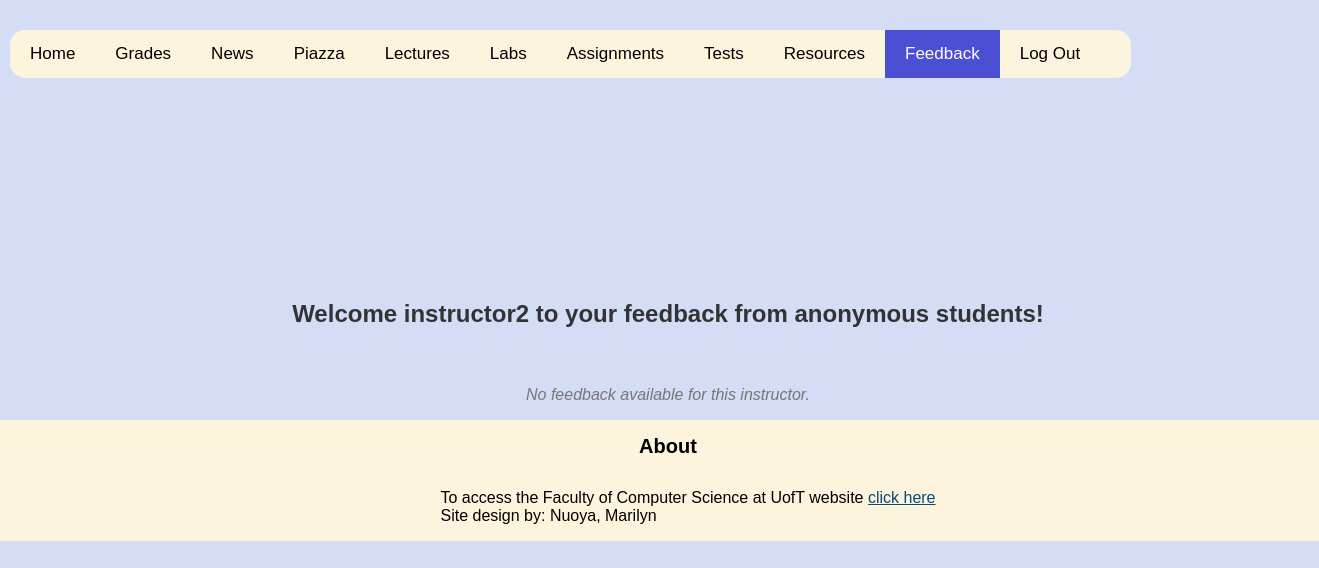
Before: /feedback (signed in) with the older database file.
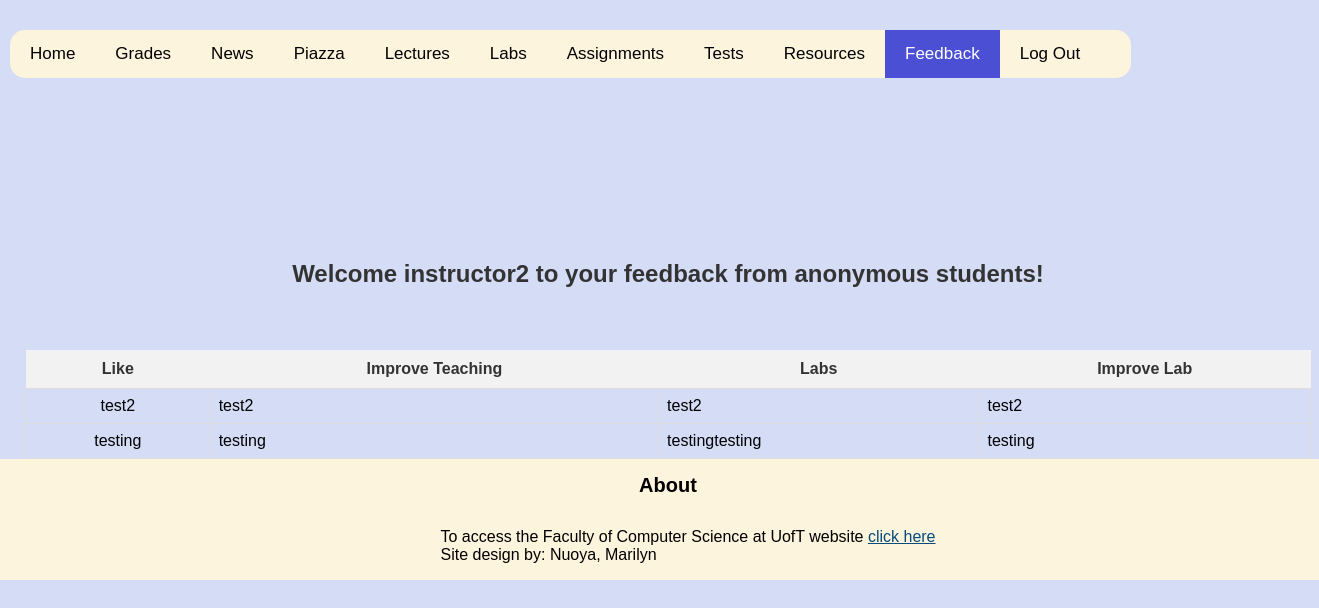
After: the same page with the newer database file.
### app.py (models this page shows, shortened)
class Feedback(db.Model):
    __tablename__ = 'Feedback'
    id = db.Column(db.Integer, primary_key=True) #instructor's id
    like = db.Column(db.Text)
    improve_teach = db.Column(db.Text)
    labs = db.Column(db.Text)
    improve_lab = db.Column(db.Text)
    instructors_id = db.Column(db.Integer, db.ForeignKey('Instructors.id'), nullable=False)

### app.py (the view)
@app.route("/feedback") #instructor view
def feedback():
    instructor_id = session.get('instructor_id')
    feedback = Feedback.query.filter_by(instructors_id=instructor_id).all()
    pagename="Feedback"
    return render_template("feedback_insview.html", pagename=pagename, feedback=feedback)

### templates/feedback_insview.html
{% extends "template.html" %}
{% block content %}
{% if session.name and session.user_type =='instructor' %}
    <h3 class="feedback-heading"> Welcome {{ session.name }} to your feedback from anonymous students! </h3>
    <br>
    {% if feedback %}
        <table class="feedback-table">
            <tr>
                <th class="feedback-header">Like</th>
                <th class="feedback-header">Improve Teaching</th>
                <th class="feedback-header">Labs</th>
                <th class="feedback-header">Improve Lab</th>
            </tr>
            {% for item in feedback %}
                <tr>
                    <td>{{ item.like }}</td>
                    <td>{{ item.improve_teach }}</td>
                    <td>{{ item.labs }}</td>
                    <td>{{ item.improve_lab }}</td>
                </tr>
            {% endfor %}
        </table>
    {% else %}
        <p class="no-feedback">No feedback available for this instructor.</p>
    {% endif %}
{% else %}
    <h1>This is the CSCB20 Course page</h1>
    <p>
    You are not authorized to view this page.
    </p>
{% endif %}
{% endblock %}

### templates/template.html (shortened to what this page needs)
<!DOCTYPE html>
<html lang="en">
<head>
    <link rel="stylesheet", href="{{ url_for('static', filename='static/css/styles.css')}}">
    <link rel="stylesheet" type="text/css" href="/static/css/nuoya.css">
</head>
<body>
    {% block additional_content %}
{% if session.name %}
    <div class="navbar">
        <a href="{{url_for('home')}}" class="{% if request.path == url_for('home') %}active{% endif %}">Home</a>
        {% if session.user_type =='student' %}
            <a href="{{url_for('grades_stuview')}}" class="{% if request.path == url_for('grades_stuview') %}active{% endif %}">Grades</a>
        {% elif session.user_type =='instructor' %}
            <a href="{{url_for('grades_insview')}}" class="{% if request.path == url_for('grades_insview') %}active{% endif %}">Grades</a>
        {% endif %}
        <a href="{{url_for('news')}}" class="{% if request.path == url_for('news') %}active{% endif %}">News</a>
        <a href="https://piazza.com/utoronto.ca/winter2024/cscb20h3s" class="{% if request.path == 'https://piazza.com/utoronto.ca/winter2024/cscb20h3s' %}active{% endif %}">Piazza</a>
        <a href="{{url_for('lectures')}}" class="{% if request.path == url_for('lectures') %}active{% endif %}">Lectures</a>
        <a href="{{url_for('labs')}}" class="{% if request.path == url_for('labs') %}active{% endif %}">Labs</a>
        <a href="{{url_for('assignments')}}" class="{% if request.path == url_for('assignments') %}active{% endif %}">Assignments</a>
        <a href="{{url_for('tests')}}" class="{% if request.path == url_for('tests') %}active{% endif %}">Tests</a>
        <a href="{{url_for('resources')}}" class="{% if request.path == url_for('resources') %}active{% endif %}">Resources</a>
        {% if session.user_type =='student' %}
            <a href="{{url_for('feedback_stuview')}}" class="{% if request.path == url_for('feedback_stuview') %}active{% endif %}">Feedback</a>
        {% elif session.user_type =='instructor' %}
            <a href="{{url_for('feedback')}}" class="{% if request.path == url_for('feedback') %}active{% endif %}">Feedback</a>
        {% endif %}
        <a href="{{ url_for('logout') }}" class="{% if request.path == url_for('logout') %}active{% endif %}">Log Out</a>
    </div>
    {% endif %}
    {% endblock %}
    {% block content %}
    {% endblock %}
</body>
<footer>
    <section class = "ft-main">
        <h2 id = "foot-title">About</h2>
        <ul>
            <li id="foot-cont">To access the Faculty of Computer Science at UofT website <a id="foot-cont-a" href="https://web.cs.toronto.edu/people/faculty-directory">click here</a></li>
            <li id="foot-cont">Site design by: Nuoya, Marilyn</li>
        </ul>
    </section>
</footer>
</html>

### static/css/nuoya.css (style rules this page uses)
body { font-family: Arial, sans-serif; background-color: #D4DCF6; margin-left: 25px; display: flex; flex-direction: column; align-items: center; justify-content: center; height: 100vh; }
.navbar { background-color: #FDF4DD; width: 85%; margin: 0px auto; border-radius: 15px; overflow: hidden; position: fixed; top: 0; margin-top: 30px; left:10px }
.navbar a { float: left; display: block; color: black; text-align: center; padding: 14px 20px; text-decoration: none; font-size: 17px; }
.navbar a.active { background-color: #4a4fd3; color: white; }
.ft-main { max-width: 1200px; margin: 0 auto; }
.ft-main ul { list-style-type: none; }
footer { display:flex; position: sticky; list-style-type: none; background-color: #FDF4DD; width: 120%; margin:0; float:left; justify-content: center; }
#foot-title { text-align: center; font-size: 20px; color:black; margin:15px; }
#foot-cont { display: block; color: black; text-decoration: none; padding:0%; }
#foot-cont-a { color: rgb(6, 75, 124); text-decoration: underline; }
.ft-main { display: flex; flex-direction: column; min-height: 10vh; }
.feedback-heading { font-size: 24px; font-weight: bold; color: #333; }
.feedback-table { width: 100%; border-collapse: collapse; margin-top: 20px; }
.feedback-header { background-color: #f2f2f2; color: #333; font-weight: bold; text-align: center; padding: 10px; }
.feedback-table td { border: 1px solid #ddd; padding: 8px; }
.feedback-table td:first-child { text-align: center; }

Changed rows visible on the page:
added Feedback: like "test2", improve_teach "test2", labs "test2", improve_lab "test2"
added Feedback: like "testing", improve_teach "testing", labs "testingtesting", improve_lab "testing"
Other visible differences:
text no longer shown: "No feedback available for this instructor."
text now shown: "Like Improve Teaching Labs Improve Lab"
